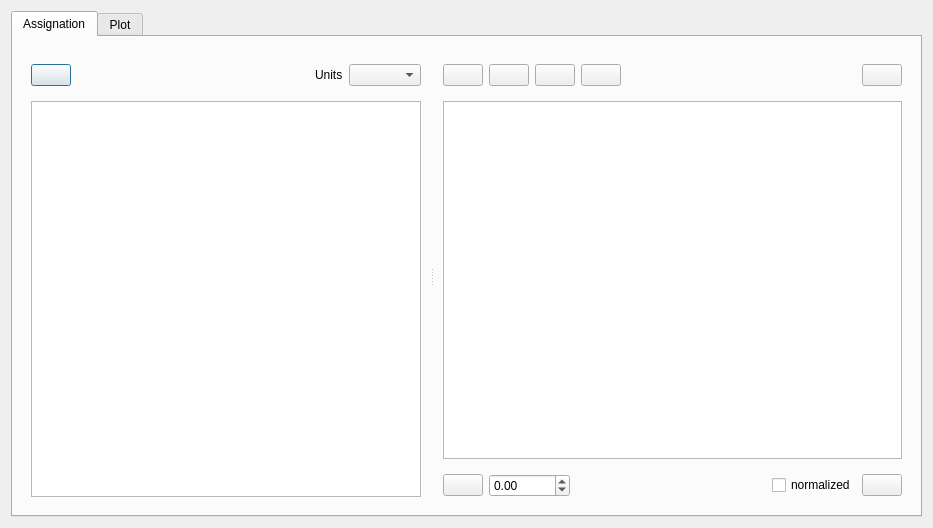
<?xml version="1.0" encoding="UTF-8"?>
<ui version="4.0">
 <class>Dialog</class>
 <widget class="QDialog" name="Dialog">
  <property name="geometry">
   <rect>
    <x>0</x>
    <y>0</y>
    <width>933</width>
    <height>528</height>
   </rect>
  </property>
  <property name="windowTitle">
   <string>Dialog</string>
  </property>
  <layout class="QVBoxLayout" name="verticalLayout">
   <item>
    <widget class="QTabWidget" name="tabWidget">
     <property name="currentIndex">
      <number>0</number>
     </property>
     <widget class="QWidget" name="tab">
      <attribute name="title">
       <string>Assignation</string>
      </attribute>
      <layout class="QHBoxLayout" name="horizontalLayout_2">
       <item>
        <widget class="QSplitter" name="splitter">
         <property name="orientation">
          <enum>Qt::Horizontal</enum>
         </property>
         <widget class="QFrame" name="frame_4">
          <property name="frameShape">
           <enum>QFrame::NoFrame</enum>
          </property>
          <property name="frameShadow">
           <enum>QFrame::Raised</enum>
          </property>
          <layout class="QVBoxLayout" name="verticalLayout_5">
           <item>
            <widget class="QFrame" name="frame">
             <property name="frameShape">
              <enum>QFrame::NoFrame</enum>
             </property>
             <property name="frameShadow">
              <enum>QFrame::Raised</enum>
             </property>
             <layout class="QHBoxLayout" name="horizontalLayout_5">
              <property name="leftMargin">
               <number>0</number>
              </property>
              <property name="rightMargin">
               <number>0</number>
              </property>
              <item>
               <widget class="QPushButton" name="open_button">
                <property name="toolTip">
                 <string>Import file</string>
                </property>
                <property name="text">
                 <string/>
                </property>
                <property name="icon">
                 <iconset resource="icons.qrc">
                  <normaloff>:/Icons/icons/import_profiles.svg</normaloff>:/Icons/icons/import_profiles.svg</iconset>
                </property>
               </widget>
              </item>
              <item>
               <spacer name="horizontalSpacer_2">
                <property name="orientation">
                 <enum>Qt::Horizontal</enum>
                </property>
                <property name="sizeHint" stdset="0">
                 <size>
                  <width>40</width>
                  <height>20</height>
                 </size>
                </property>
               </spacer>
              </item>
              <item>
               <widget class="QLabel" name="label_5">
                <property name="text">
                 <string>Units</string>
                </property>
               </widget>
              </item>
              <item>
               <widget class="QComboBox" name="units_combobox"/>
              </item>
             </layout>
            </widget>
           </item>
           <item>
            <widget class="QListView" name="sources_list"/>
           </item>
          </layout>
         </widget>
         <widget class="QFrame" name="frame_6">
          <property name="frameShape">
           <enum>QFrame::NoFrame</enum>
          </property>
          <property name="frameShadow">
           <enum>QFrame::Raised</enum>
          </property>
          <layout class="QVBoxLayout" name="verticalLayout_3">
           <item>
            <widget class="QFrame" name="frame_10">
             <property name="frameShape">
              <enum>QFrame::NoFrame</enum>
             </property>
             <property name="frameShadow">
              <enum>QFrame::Raised</enum>
             </property>
             <layout class="QHBoxLayout" name="horizontalLayout_7">
              <property name="leftMargin">
               <number>0</number>
              </property>
              <property name="rightMargin">
               <number>0</number>
              </property>
              <item>
               <widget class="QPushButton" name="autolink_button">
                <property name="toolTip">
                 <string>Automatic link profiles to objects based on their name</string>
                </property>
                <property name="text">
                 <string/>
                </property>
                <property name="icon">
                 <iconset resource="icons.qrc">
                  <normaloff>:/Icons/icons/auto-link.svg</normaloff>:/Icons/icons/auto-link.svg</iconset>
                </property>
               </widget>
              </item>
              <item>
               <widget class="QPushButton" name="rnd_link_pushButton">
                <property name="toolTip">
                 <string>Random-link profiles and objects</string>
                </property>
                <property name="text">
                 <string/>
                </property>
                <property name="icon">
                 <iconset resource="icons.qrc">
                  <normaloff>:/Icons/icons/auto-link-rnd.svg</normaloff>:/Icons/icons/auto-link-rnd.svg</iconset>
                </property>
               </widget>
              </item>
              <item>
               <widget class="QPushButton" name="assign_to_all_pushButton">
                <property name="toolTip">
                 <string>Assign profile to all objects</string>
                </property>
                <property name="text">
                 <string/>
                </property>
                <property name="icon">
                 <iconset resource="icons.qrc">
                  <normaloff>:/Icons/icons/link-to-all.svg</normaloff>:/Icons/icons/link-to-all.svg</iconset>
                </property>
               </widget>
              </item>
              <item>
               <widget class="QPushButton" name="assign_to_selection_pushButton">
                <property name="toolTip">
                 <string>Assign profile to object selection</string>
                </property>
                <property name="text">
                 <string/>
                </property>
                <property name="icon">
                 <iconset resource="icons.qrc">
                  <normaloff>:/Icons/icons/link-to-selection.svg</normaloff>:/Icons/icons/link-to-selection.svg</iconset>
                </property>
               </widget>
              </item>
              <item>
               <spacer name="horizontalSpacer_4">
                <property name="orientation">
                 <enum>Qt::Horizontal</enum>
                </property>
                <property name="sizeHint" stdset="0">
                 <size>
                  <width>40</width>
                  <height>20</height>
                 </size>
                </property>
               </spacer>
              </item>
              <item>
               <widget class="QPushButton" name="clear_selection_button">
                <property name="toolTip">
                 <string>Clear selection</string>
                </property>
                <property name="text">
                 <string/>
                </property>
                <property name="icon">
                 <iconset resource="icons.qrc">
                  <normaloff>:/Icons/icons/delete.svg</normaloff>:/Icons/icons/delete.svg</iconset>
                </property>
               </widget>
              </item>
             </layout>
            </widget>
           </item>
           <item>
            <widget class="QTableView" name="assignation_table"/>
           </item>
           <item>
            <widget class="QFrame" name="frame_9">
             <property name="frameShape">
              <enum>QFrame::NoFrame</enum>
             </property>
             <property name="frameShadow">
              <enum>QFrame::Raised</enum>
             </property>
             <layout class="QGridLayout" name="gridLayout">
              <property name="leftMargin">
               <number>0</number>
              </property>
              <property name="rightMargin">
               <number>0</number>
              </property>
              <property name="bottomMargin">
               <number>0</number>
              </property>
              <item row="0" column="3">
               <spacer name="horizontalSpacer_3">
                <property name="orientation">
                 <enum>Qt::Horizontal</enum>
                </property>
                <property name="sizeHint" stdset="0">
                 <size>
                  <width>40</width>
                  <height>20</height>
                 </size>
                </property>
               </spacer>
              </item>
              <item row="0" column="0">
               <widget class="QPushButton" name="set_multiplier_button">
                <property name="toolTip">
                 <string>Set multiplier</string>
                </property>
                <property name="text">
                 <string/>
                </property>
                <property name="icon">
                 <iconset resource="icons.qrc">
                  <normaloff>:/Icons/icons/multiply.svg</normaloff>:/Icons/icons/multiply.svg</iconset>
                </property>
               </widget>
              </item>
              <item row="0" column="1">
               <widget class="QDoubleSpinBox" name="multSpinBox">
                <property name="minimum">
                 <double>-99999.000000000000000</double>
                </property>
                <property name="maximum">
                 <double>99999.000000000000000</double>
                </property>
               </widget>
              </item>
              <item row="0" column="5">
               <widget class="QPushButton" name="doit_button">
                <property name="toolTip">
                 <string>Do it!</string>
                </property>
                <property name="statusTip">
                 <string/>
                </property>
                <property name="text">
                 <string/>
                </property>
                <property name="icon">
                 <iconset resource="icons.qrc">
                  <normaloff>:/Icons/icons/gear.svg</normaloff>:/Icons/icons/gear.svg</iconset>
                </property>
               </widget>
              </item>
              <item row="0" column="4">
               <widget class="QCheckBox" name="normalized_checkBox">
                <property name="toolTip">
                 <string>Check if you want the profiles to be normalized on the base object property</string>
                </property>
                <property name="text">
                 <string>normalized</string>
                </property>
               </widget>
              </item>
             </layout>
            </widget>
           </item>
          </layout>
         </widget>
        </widget>
       </item>
      </layout>
     </widget>
     <widget class="QWidget" name="tab_2">
      <attribute name="title">
       <string>Plot</string>
      </attribute>
      <layout class="QHBoxLayout" name="horizontalLayout_4">
       <item>
        <widget class="QSplitter" name="splitter_3">
         <property name="orientation">
          <enum>Qt::Horizontal</enum>
         </property>
         <widget class="QFrame" name="frame_8">
          <property name="frameShape">
           <enum>QFrame::NoFrame</enum>
          </property>
          <property name="frameShadow">
           <enum>QFrame::Raised</enum>
          </property>
          <layout class="QVBoxLayout" name="verticalLayout_7">
           <property name="topMargin">
            <number>0</number>
           </property>
           <item>
            <widget class="QTableView" name="tableView"/>
           </item>
          </layout>
         </widget>
         <widget class="QFrame" name="PlotFrame">
          <property name="frameShape">
           <enum>QFrame::NoFrame</enum>
          </property>
          <property name="frameShadow">
           <enum>QFrame::Raised</enum>
          </property>
          <layout class="QHBoxLayout" name="horizontalLayout">
           <item>
            <widget class="MatplotlibWidget" name="plotwidget" native="true"/>
           </item>
          </layout>
         </widget>
        </widget>
       </item>
      </layout>
     </widget>
    </widget>
   </item>
  </layout>
 </widget>
 <customwidgets>
  <customwidget>
   <class>MatplotlibWidget</class>
   <extends>QWidget</extends>
   <header>.matplotlibwidget</header>
   <container>1</container>
  </customwidget>
 </customwidgets>
 <resources>
  <include location="icons.qrc"/>
 </resources>
 <connections/>
</ui>
